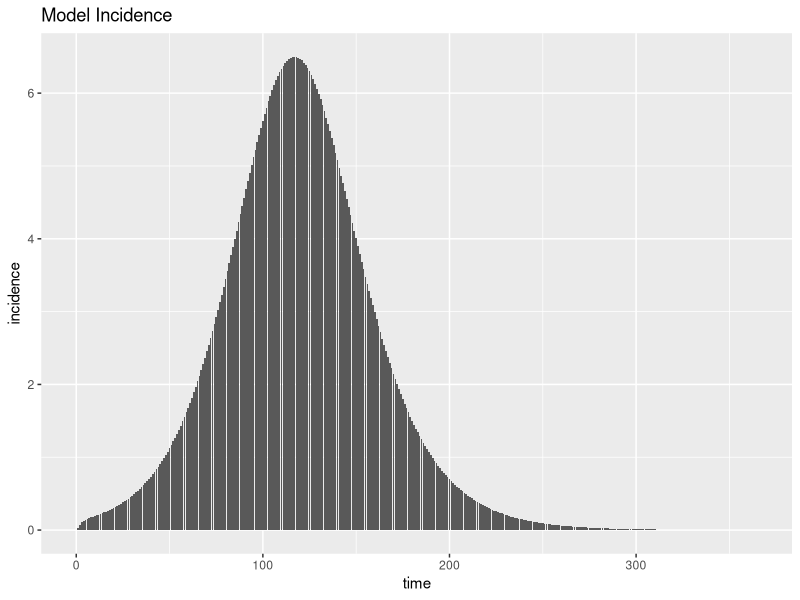
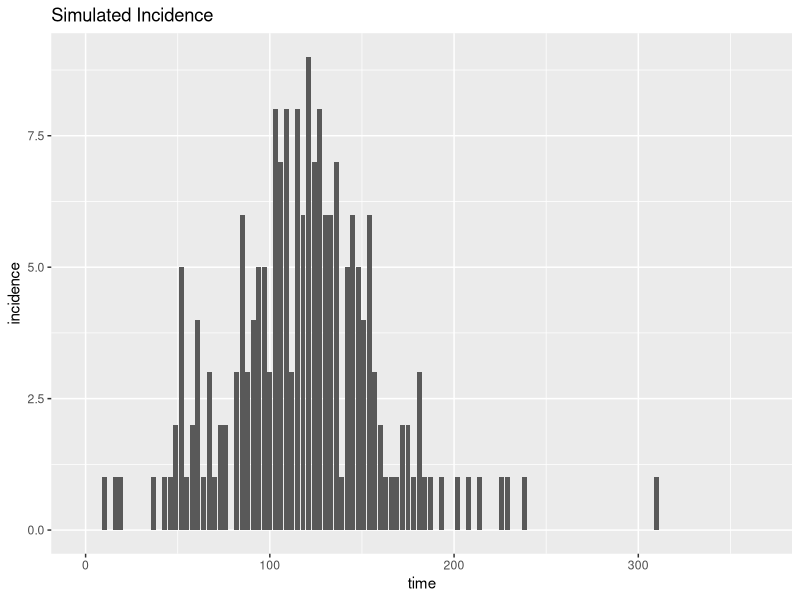
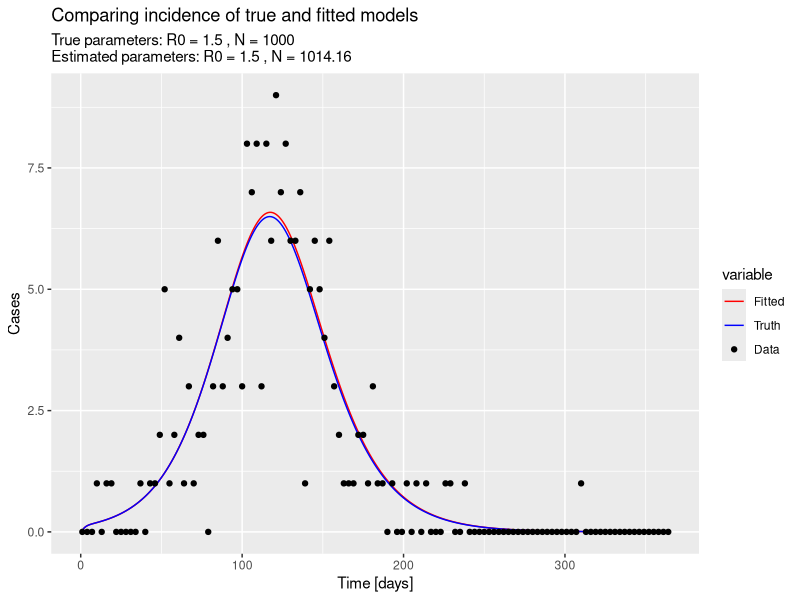
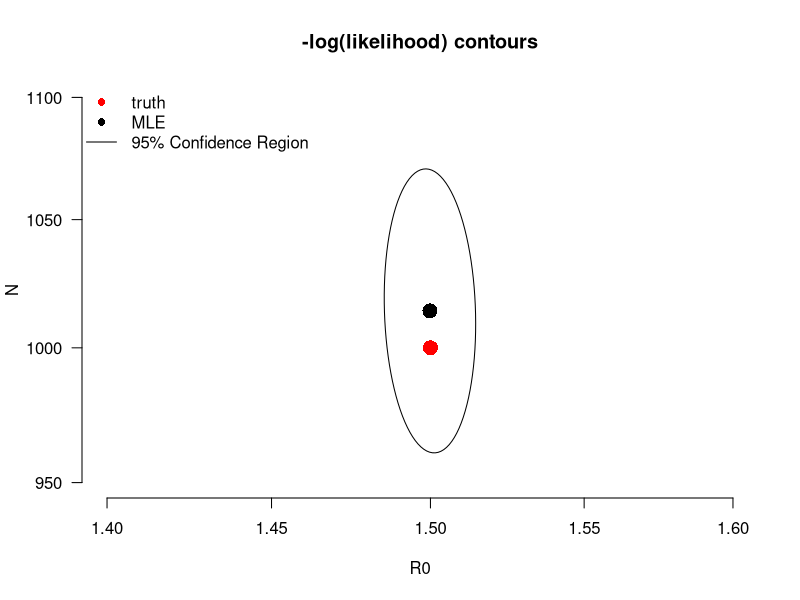
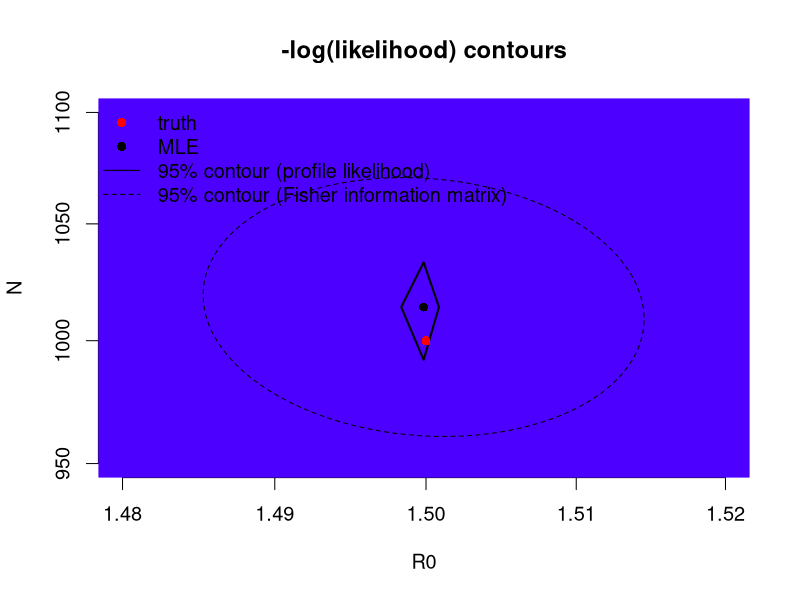
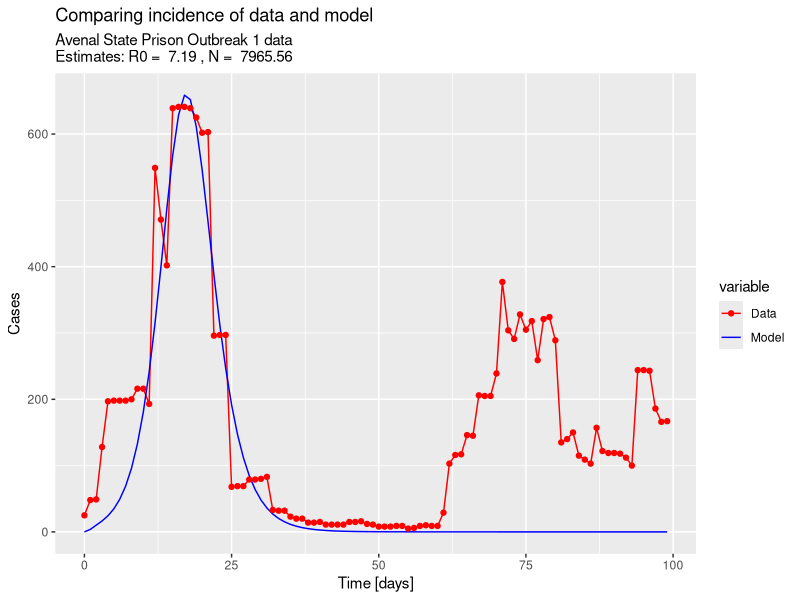
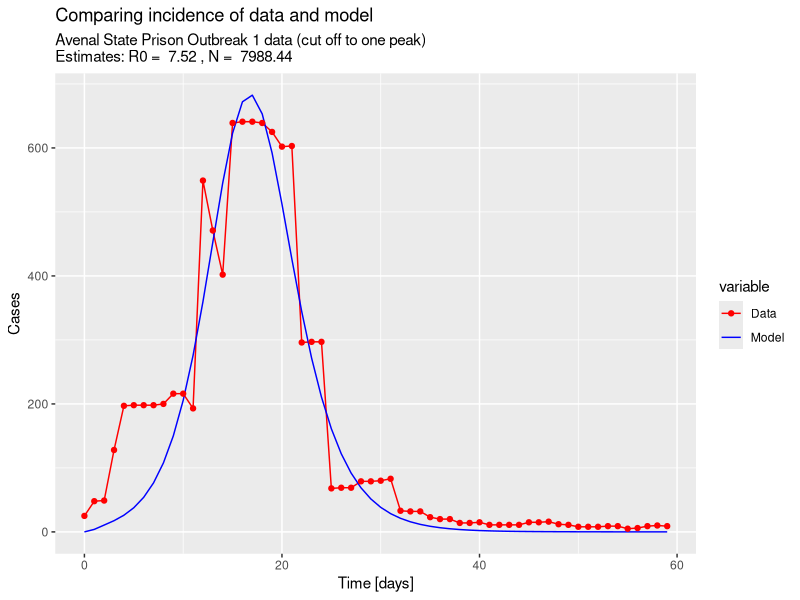
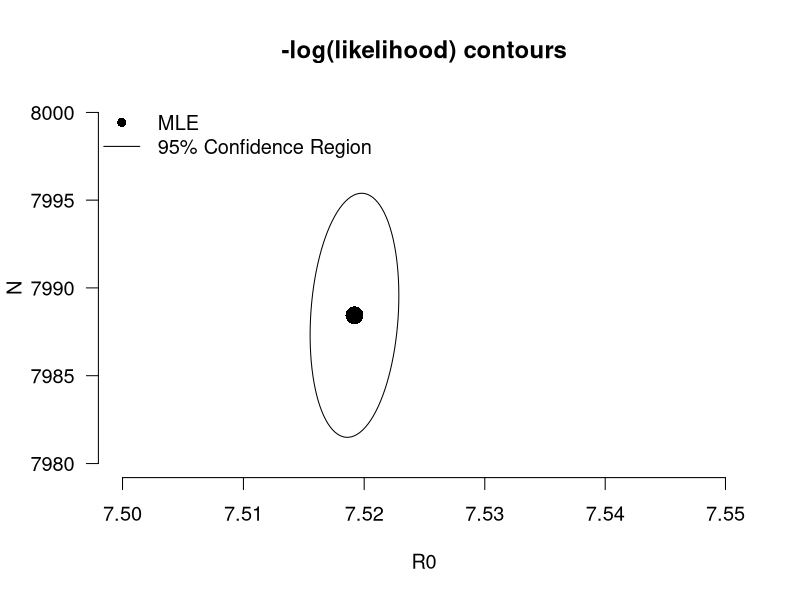

The R script that drew these images, in order:
##################################################################################
##################################################################################
# an R script to estimate R0 and N using an SEIR model
#
# Project: COVID in Prisons, ICI3D MMED 2023
#
##################################################################################

# Load packages -----------------------------------------------------------

require(boot); require(deSolve); require(ellipse); require(tidyverse); require(cowplot)

# Parameters --------------------------------------------------------------

## Parameters for SEIR model
## to be passed as default parameters to disease_params()
latentPeriod <- 3        # days
infectiousPeriod <- 7    # days

# Functions ---------------------------------------------------------------

## Function that makes a list of disease parameters ##
## > R0 and N are undefined (we treat N as an unknown parameter, because the
##   population size for each outbreak in the prisons are not known. Therefore,
##   we have to estimate it.)
## > Rates gamma and sigma are defined with the parameters stated above.

disease_params <- function(R0,                         # basic reproduction number, unknown
                           N,                          # the total population, unknown
                           gamma = 1/infectiousPeriod, # rate of removal
                           sigma = 1/latentPeriod)     # rate of progression
{
  return(as.list(environment()))
}

## Function that makes a vector of initial state variable conditions ##
## initI - initial value of I as argument (defaults to 1)

init_cond <- function(initI = 1) {
  init <- c(E = 0,       # exposed
            I = initI,   # infected
            X = 0,       # removed
            C = 0)       # cumulative cases
  
  return(init)
}

## Function defining the SEIR model ##
## > We remove the S compartment, since we cannot define its initial conditions
##   due to N being treated as an unknown parameter. S will be calculated later
##   in the next function (simEpidemic).
## > 'X' is used instead of 'R' to avoid confusion with R0, the reproduction 
##   number.
## > 'C' is an added compartment that calculates the cumulative infected cases 
##   per time step. The difference between 'C' at time t and t-1 will be the 
##   incidence.
## > Overall, this model is a standard deterministic SEIR model with no births,
##   deaths, introductions, replenishment of susceptibles, etc.
seixc <- function(tt, yy, parms) with(c(parms,as.list(yy)), {
  
  ## Infectious contact rate
  beta <- R0*gamma/N                
  
  ## State variable derivatives (ODE system)
  ## State variables are: E, I, X, C
  ## Since there is no S compartment, we substitute S with N-E-I-X
  deriv <- rep(NA,4)
  deriv[1] <-	beta*(N-E-I-X)*I - sigma*E   # dEdt
  deriv[2] <-	sigma*E - gamma*I            # dIdt
  deriv[3] <-	gamma*I                      # dXdt
  deriv[4] <- sigma*E                      # cumulative cases C
  return(list(deriv))
})

## Function to run the deterministic model simulation, based on the ODE system defined in seixc() ##
## This function outputs a dataframe with the following variables:
## > time - time-step
## > S, E, I, X, C - number of individuals in each compartment per timestep
## > N - total population
## > incidence - the number of incident cases, calculated as the difference in C 
##   over each time step
## > inc_rate - the incidence rate (incidence/N) per time step
simEpidemic <- function(init, tseq, modFunction=seixc, parms = disease_params()) {
  modDat <- as.data.frame(lsoda(init, tseq, modFunction, parms=parms))
  modDat$N <- rep(parms$N, nrow(modDat))             # total population N
  modDat$S <- with(modDat, N-E-I-X)                  # Here we add compartment S. Recall that S = N-E-I-X
  modDat$incidence <- c(modDat$C[1],diff(modDat$C))  # incident cases (difference in C over each time step)
  modDat$inc_rate <- with(modDat, incidence/N)       # incidence rate based on total population N
  col_order <- c("time","S", "E", "I", "X", "C", "N", "incidence", "inc_rate")  # for rearranging the columns
  return(modDat[,col_order])
}

## Function to create simulated data using the model ##
## From a simulated epidemic, measure the incidence proportion at several time points by drawing
## cross-sectional samples of individuals at each time, testing them, and then calculating sample
## incidence proportion and associated binomial confidence intervals. The incidence per time
## step will then be calculated from the difference in exposed between each time step.
##
## This function be used to generate simulated data for testing the model and optimization functions.

sampleEpidemic <- function(modDat,                                   # Simulated "data" which we treat as real 
                           sampleDates = seq(1, 365, by = 3),        # Sample every 3 days for 1 year
                           N = rep(1000, length(sampleDates))        # Number of individuals sampled at each time point
){
  inc_rate_at_sample_times <- modDat[modDat$time %in% sampleDates, 'inc_rate']
  inc <- rbinom(length(N), N, inc_rate_at_sample_times)
  lci <- mapply(function(x,n) binom.test(x,n)$conf.int[1], x = inc, n = N)
  uci <- mapply(function(x,n) binom.test(x,n)$conf.int[2], x = inc, n = N)    
  return(data.frame(time = sampleDates, incidence = inc, N, samp_inc_rate =  inc/N,
                    lci = lci, uci = uci))
}

## Function to calculate residual sum of squares ## 
## This will be passed to the objective function, which will be passed to optim()
ressum <- function(parms, obsDat, init, tseq) {
  modDat <- simEpidemic(init, parms=parms, tseq)
  ## What are the rows from our simulation at which we have observed data?
  matchedTimes <- modDat$time %in% obsDat$time
  sqe <- (obsDat$incidence - modDat$incidence[matchedTimes])^2
  return(sum(sqe))
}

## Function to combine guess (fit parameters) and fixed parameters ##
## This will be used within the objective function.
subsParms <- function(fit.params, fixed.params=disease_params())
  within(fixed.params, {
    loggedParms <- names(fit.params)[grepl('log_', names(fit.params))]
    unloggedParms <- names(fit.params)[!grepl('log_', names(fit.params))]        
    for(nm in unloggedParms) assign(nm, as.numeric(fit.params[nm]))
    for(nm in loggedParms) assign(gsub('log_','',nm), exp(as.numeric(fit.params[nm])))
    rm(nm, loggedParms, unloggedParms)
  })

## Objective function to be passed to optim() for parameter estimation ##
## Make the objective function a function of fixed and fitted parameters
objFXN <- function(fit.params,                        # paramters to fit
                   fixed.params = disease_params(),   # fixed paramters
                   obsDat,                            # observed data
                   init,
                   tseq) {                 
  parms <- subsParms(fit.params, fixed.params)
  ressum(parms, obsDat = obsDat, init=init, tseq = tseq)  # then ressum
}

# Test the functions with simulated data ----------------------------------

## Generate simulated data ##
## We will create "observed data" by sampling from a model with known R0 and N
trueParms <- disease_params(R0 = 1.50, N=1000)  # underlying model parameters
init.pop <- init_cond()                         # keep the default initial conditions
time.out <- seq(0, 365, 1)                      # range of timepoints for model time series

modDat <- simEpidemic(init.pop, parms = trueParms, tseq = time.out) # Simulated epidemic (underlying process)
ggplot(modDat, aes(x = time, y = incidence)) + 
  geom_col() +
  labs(title = "Model Incidence")              # quick look at the model incidence

set.seed(1)                                    # Initiate the random number generator
myDat <- sampleEpidemic(modDat)                # Simulate data from the sampling process (acts as our "observed data")
ggplot(myDat, aes(x=time, y=incidence)) + 
  geom_col() +
  labs(title = "Simulated Incidence")          # quick look at the simulated incidence

## Use optim to estimate R0 and N ##
## Intial estimation via SANN
optim.vals <- optim(par = c(log_R0 = log(1), log_N = log(1000))
                    , objFXN
                    , fixed.params = disease_params()  # defined at top of script
                    , obsDat = myDat
                    , init = init.pop
                    , tseq = time.out
                    , control = list(trace = 3, maxit = 150)
                    , method = "SANN")

## See initial estimates
estimParms <- exp(unname(optim.vals$par))
names(estimParms) <- c('R0', 'N')
trueParms[c('R0', 'N')]   # true values
estimParms                # estimated values

## Feed the last parameters of SANN in as the first values of Nelder-Mead
optim.vals <- optim(par = optim.vals$par
                    , objFXN
                    , fixed.params = disease_params()
                    , obsDat = myDat
                    , init = init.pop
                    , tseq = time.out
                    , control = list(trace = 3, maxit = 800, reltol = 10^-7)
                    , method = "Nelder-Mead"
                    , hessian = T)


## Store estimates
MLEfits <- optim.vals$par
log_R0.fit <- MLEfits["log_R0"]
log_N.fit <- MLEfits["log_N"]
estimParms <- exp(unname(MLEfits))
names(estimParms) <- c('R0', 'N')

## See final estimates
trueParms[c('R0', 'N')]   # true values
estimParms                # estimated values

## Simulate an epidemic using the R0 estimate (fitDat)
fitDat <- simEpidemic(init = init.pop, tseq = time.out, parms = subsParms(optim.vals$par, trueParms))

## Visually compare incidence (cases) of fitDat and modDat (the true underlying process)
df <- rbind(modDat = modDat %>% 
              mutate(variable = "modDat"),
            fitDat = fitDat %>% 
              mutate(variable = "fitDat"))

myDat <- myDat %>% 
  mutate(variable = "myDat")

ggplot(df, aes(x = time, y = incidence, color = variable))+
  geom_line() +
  geom_point(data = myDat, mapping=aes(x = time, y=incidence, color = variable)) +
  labs(title = "Comparing incidence of true and fitted models",
       subtitle = paste("True parameters: R0 =", trueParms['R0'], ", N =", trueParms['N'],
                        "\nEstimated parameters: R0 =", round(estimParms['R0'],2), ", N =", round(estimParms['N'],2)),
       x= "Time [days]",
       y= "Cases") +
  scale_color_manual(labels = c("Fitted","Truth","Data"), values = c("red", "blue", "black"))


# Contour plots for simulated data ----------------------------------------

## Generate contour plots with the Hessian ##
fisherInfMatrix <- solve(optim.vals$hessian) ## invert the Hessian, to estimate the covar-var matrix of parameter estimates

## Create a sequence of R0 and N values for the grid
res <- 15
R0.seq <- exp(seq(log_R0.fit-1, log_R0.fit+1, l = res))
N.seq <- exp(seq(log_N.fit-1, log_N.fit + 1, l = res))

## Initialize plot of parameters
plot(1,1, type = 'n', log = 'xy',
     # xlim = range(R0.seq), ylim = range(N.seq),
     xlim = c(1.4,1.6), ylim = c(950,1100),  # use these limits to zoom-in
     las = 1,
     xlab = expression(R0), ylab = expression(N),
     main = "-log(likelihood) contours", bty = "n")
## Add true parameter values to the plot
with(trueParms, points(R0, N, pch = 16, cex = 2, col = 'red'))
## Add MLE to the plot
points(exp(MLEfits['log_R0']), exp(MLEfits['log_N']), pch = 16, cex = 2, col = 'black')
## Add 95% contour ellipse from Hessian
lines(exp(ellipse(fisherInfMatrix, centre = MLEfits, level = .95)))
legend("topleft", c('truth', 'MLE', '95% Confidence Region'), lty = c(NA, NA, 1), pch = c(16,16, NA),
       col = c('red', 'black', 'black'), bg='white', bty = 'n')

## Change the xlim and ylim values to zoom-into the plot!

## Generate contour plots with likelihood profiles ##
objXR0_N <- function(R0, N, fixed.params = disease_params(), browse=F, obsDat,
                     init, tseq) {
  objFXN(fit.params = c(log_R0 = log(R0), log_N = log(N))
         , fixed.params = fixed.params, obsDat, init, tseq)}

objXR0_NVEC <- Vectorize(objXR0_N, list("R0", "N"))

mat <- outer(R0.seq, N.seq, objXR0_NVEC, init = init_cond(), tseq=time.out, obsDat=myDat)

ml.val <- optim.vals$value
conf.cutoff <- ml.val + qchisq(.95,2)/2

## Show likelihood contours
par(cex = 1.2)
plot(1,1, type = 'n', log = 'xy',
     # xlim = range(R0.seq), ylim = range(N.seq),
     xlim = c(1.48,1.52), ylim = c(950,1100),  # use these limits to zoom-in
     xlab = expression(R0), ylab = expression(N),
     main = "-log(likelihood) contours", bty = "n")
.filled.contour(R0.seq, N.seq, mat, levels = seq(min(mat), max(mat), l=20), col = topo.colors(20))
## Add contour for 95% CI from likelihood ratio
contour(R0.seq, N.seq, mat, levels = c(conf.cutoff),
        col = "black", lwd = 2, labels = "", labcex = .2, add = T)
## Add contour for 95% CI from Hessian
lines(exp(ellipse(fisherInfMatrix, centre = MLEfits, level = .95)), lty = 2)
## Add MLE to the plot
points(exp(log_R0.fit), exp(log_N.fit), pch = 16, cex = 1, col = 'black')
## Add true parameter values to the plot
with(trueParms, points(R0, N, pch = 16, cex = 1, col = 'red'))
legend("topleft",
       c('truth', 'MLE', '95% contour (profile likelihood)', '95% contour (Fisher information matrix)')
       , lty = c(NA, NA, 1, 2), pch = c(16,16, NA, NA),
       col = c('red', rep('black',3)), bg='white', bty = 'n')

## Change the xlim and ylim values to zoom-into the plot!

# Estimate R0 and N with actual data ----------------------------------------

## Import and wrangle dataset
all.data <- read_csv("new_cases_per_day.csv")

## Extract one outbreak: Avenal State Prison (ASP) Outbreak 1
ASP.1.data <- all.data %>%
  filter(Facility_Outbreak == "Avenal State Prison (ASP) Outbreak 1") %>%
  select(Date, Daily_New_Cases) %>% 
  rename(incidence = Daily_New_Cases) %>% 
  mutate(time = seq(0,nrow(.)-1)) %>%
  filter(time < 100)

ASP.1.data

## Define time sequence and initial conditions
time.out2 <- seq(0, max(ASP.1.data$time), 1)
init.prison <- init_cond(initI = 25)

## Use optim to estimate R0
prison.estim <- optim(par = c(log_R0 = log(1), log_N = log(1000))
                      , objFXN
                      , fixed.params = disease_params()  # defined at top of script
                      , obsDat = ASP.1.data
                      , init = init.prison
                      , tseq = time.out2
                      , control = list(trace = 3, maxit = 150)
                      , method = "SANN")

## Feed the last parameters of SANN in as the first values of Nelder-Mead
# prison.estim <- optim(par = optim.vals$par
#                     , objFXN
#                     , fixed.params = disease_params()
#                     , obsDat = ASP.1.data
#                     , init = init.pop
#                     , tseq = time.out2
#                     , control = list(trace = 3, maxit = 800, reltol = 10^-7)
#                     , method = "Nelder-Mead"
#                     , hessian = T)

## View the R0 estimate
estimParms <- exp(unname(prison.estim$par))
names(estimParms) <- c('R0', 'N')
estimParms

## Run the SEIR model with the R0 estimate
prison.ts <- simEpidemic(init.prison, time.out2, seixc, disease_params(R0 = estimParms['R0'], N = estimParms['N']))

## Visually compare incidence of the model and actual data

df2 <- rbind(ASP.1.data %>% 
               select(-Date) %>% 
               mutate(variable = "ASP.1.data"),
             prison.ts %>% 
               select(incidence, time) %>% 
               mutate(variable = "prison.ts"))

ggplot(df2, aes(x = time, y = incidence, color = variable))+
  geom_line() +
  geom_point(data = subset(df2, df2$variable == "ASP.1.data"), mapping=aes(x = time, y=incidence, color = variable)) +
  labs(title = "Comparing incidence of data and model",
       subtitle = paste("Avenal State Prison Outbreak 1 data
Estimates: R0 = ", round(estimParms['R0'],2), ", N = ", round(estimParms['N'],2)),
x= "Time [days]",
y= "Cases") +
  scale_color_manual(labels = c("Data","Model"), values = c("red", "blue"))

## The model incidence and actual incidence clearly do not fit well based on
## visual inspection. The model cannot match the data incidence with two peaks,
## and is only fitting one peak.
## Let's try to cut the data to only include the initial peak, and then assess
## model performance.

# Estimate with one-peak data ---------------------------------------------

ASP.1.data.cut <- ASP.1.data %>%
  filter(time < 60)  # cutoff at day 60 of outbreak

time.out3 <- seq(0, max(ASP.1.data.cut$time), 1)

prison.estim.cut <- optim(par = c(log_R0 = log(1), log_N = log(1000))
                          , objFXN
                          , fixed.params = disease_params()
                          , obsDat = ASP.1.data.cut
                          , init = init.prison
                          , tseq = time.out3
                          , control = list(trace = 3, maxit = 150)
                          , method = "SANN"
                          , hessian = T)

## Feed the last parameters of SANN in as the first values of Nelder-Mead
# prison.estim.cut <- optim(par = optim.vals$par
#                     , objFXN
#                     , fixed.params = disease_params()
#                     , obsDat = ASP.1.data.cut
#                     , init = init.prison
#                     , tseq = time.out3
#                     , control = list(trace = 3, maxit = 800, reltol = 10^-7)
#                     , method = "Nelder-Mead"
#                     , hessian = T)

## Store estimates
MLEfits <- prison.estim.cut$par
log_R0.fit <- MLEfits["log_R0"]
log_N.fit <- MLEfits["log_N"]
estimParms2 <- exp(unname(MLEfits))
names(estimParms2) <- c('R0', 'N')

## See final estimates
estimParms2

## Run the SEIR model with the R0 estimate

prison.ts.cut <- simEpidemic(init.prison, time.out3, seixc, disease_params(R0 = estimParms2['R0'], N = estimParms2['N']))

## Visually compare incidence of the model and actual data

df3 <- rbind(ASP.1.data.cut %>% 
               select(-Date) %>% 
               mutate(variable = "ASP.1.data.cut"),
             prison.ts.cut %>% 
               select(incidence, time) %>% 
               mutate(variable = "prison.ts.cut"))

ggplot(df3, aes(x = time, y = incidence, color = variable))+
  geom_line() +
  geom_point(data = subset(df3, df3$variable == "ASP.1.data.cut"), mapping=aes(x = time, y=incidence, color = variable)) +
  labs(title = "Comparing incidence of data and model",
       subtitle = paste("Avenal State Prison Outbreak 1 data (cut off to one peak)
Estimates: R0 = ", round(estimParms2['R0'],2), ", N = ", round(estimParms2['N'],2)),
x= "Time [days]",
y= "Cases") +
  scale_color_manual(labels = c("Data","Model"), values = c("red", "blue"))

## The model is somewhat closer to the data in shape
## Are the estimated R0 and N values reasonable?

# Contour plots for actual data -------------------------------------------
## We will use the estimated R0 and N from the ASP1 data restricted to one peak

## Generate contour plots with the Hessian ##
fisherInfMatrix <- solve(prison.estim.cut$hessian)

## Create a sequence of R0 and N values for the grid
R0.seq <- exp(seq(log_R0.fit-1, log_R0.fit+1, l = res))
N.seq <- exp(seq(log_N.fit-1, log_N.fit + 1, l = res))

## Initialize plot of parameters
plot(1,1, type = 'n', log = 'xy',
     # xlim = range(R0.seq), ylim = range(N.seq),
     xlim = c(7.50,7.55), ylim = c(7980,8000),  # use these limits to zoom-in
     las = 1,
     xlab = expression(R0), ylab = expression(N),
     main = "-log(likelihood) contours", bty = "n")
## Add MLE to the plot
points(estimParms2['R0'], estimParms2['N'], pch = 16, cex = 2, col = 'black')
## Add 95% contour ellipse from Hessian
lines(exp(ellipse(fisherInfMatrix, centre = MLEfits, level = .95)))
legend("topleft", c('MLE', '95% Confidence Region'), lty = c(NA, 1), pch = c(16, NA),
       col = c('black', 'black'), bg='white', bty = 'n')

## Generate contour plots with likelihood profiles ##
mat <- outer(R0.seq, N.seq, objXR0_NVEC, init = init_cond(), tseq=time.out, obsDat=myDat)

ml.val <- prison.estim.cut$value
conf.cutoff <- ml.val + qchisq(.95,2)/2

## Show likelihood contours
par(cex = 1.2)
plot(1,1, type = 'n', log = 'xy',
     xlim = range(R0.seq), ylim = range(N.seq),
     # xlim = c(7.50,7.55), ylim = c(7980,8000),  # use these limits to zoom-in
     xlab = expression(R0), ylab = expression(N),
     main = "-log(likelihood) contours", bty = "n")
.filled.contour(R0.seq, N.seq, mat, levels = seq(min(mat), max(mat), l=20), col = topo.colors(20))
## Add contour for 95% CI from likelihood ratio
## This comes out really large!
contour(R0.seq, N.seq, mat, levels = c(conf.cutoff),
        col = "black", lwd = 2, labels = "", labcex = .2, add = T)
## Add contour for 95% CI from Hessian
lines(exp(ellipse(fisherInfMatrix, centre = MLEfits, level = .95)), lty = 2)
## Add MLE to the plot
points(exp(log_R0.fit), exp(log_N.fit), pch = 16, cex = 1, col = 'black')
## Add true parameter values to the plot
legend("topleft",
       c('MLE', '95% contour (profile likelihood)', '95% contour (Fisher information matrix)')
       , lty = c(NA, 1, 2), pch = c(16, NA, NA),
       col = c(rep('black',3)), bg='white', bty = 'n')

# Plots used in the report ------------------------------------------------

## Figure 1
ggplot(df, aes(x = time, y = incidence, color = variable))+
  geom_line() +
  geom_point(data = myDat, mapping=aes(x = time, y=incidence, color = variable)) +
  #  geom_ribbon(data = myDat, mapping=aes(x = time, y = samp_inc_rate, ymin=lci, ymax=uci), color = NA, fill = "black", alpha = 0.2) +
  labs(x= "Time [days]",
       y= "Cases") +
  scale_color_manual(labels = c("Fitted","Truth","Data"), values = c("red", "blue", "black")) +
  theme(legend.title= element_blank())

## Figure 2
A <- ggplot(df2, aes(x = time, y = incidence, color = variable))+
  geom_line() +
  geom_point(data = subset(df2, df2$variable == "ASP.1.data"), mapping=aes(x = time, y=incidence, color = variable)) +
  labs(x= "Time [days]",
       y= "Cases") +
  scale_color_manual(labels = c("Data","Model"), values = c("red", "blue")) +
  theme(legend.position = "bottom", legend.title= element_blank())

B <- ggplot(df3, aes(x = time, y = incidence, color = variable))+
  geom_line() +
  geom_point(data = subset(df3, df3$variable == "ASP.1.data.cut"), mapping=aes(x = time, y=incidence, color = variable)) +
  labs(x= "Time [days]",
       y= "Cases") +
  scale_color_manual(labels = c("Data","Model"), values = c("red", "blue"))

AB <- plot_grid(A+theme(legend.position = "none"), 
                B + theme(legend.position = "none"), 
                labels = "AUTO", ncol=2)

legend <- get_legend(A)

plot_grid(AB, legend, ncol=1,rel_heights = c(0.95, 0.05))
